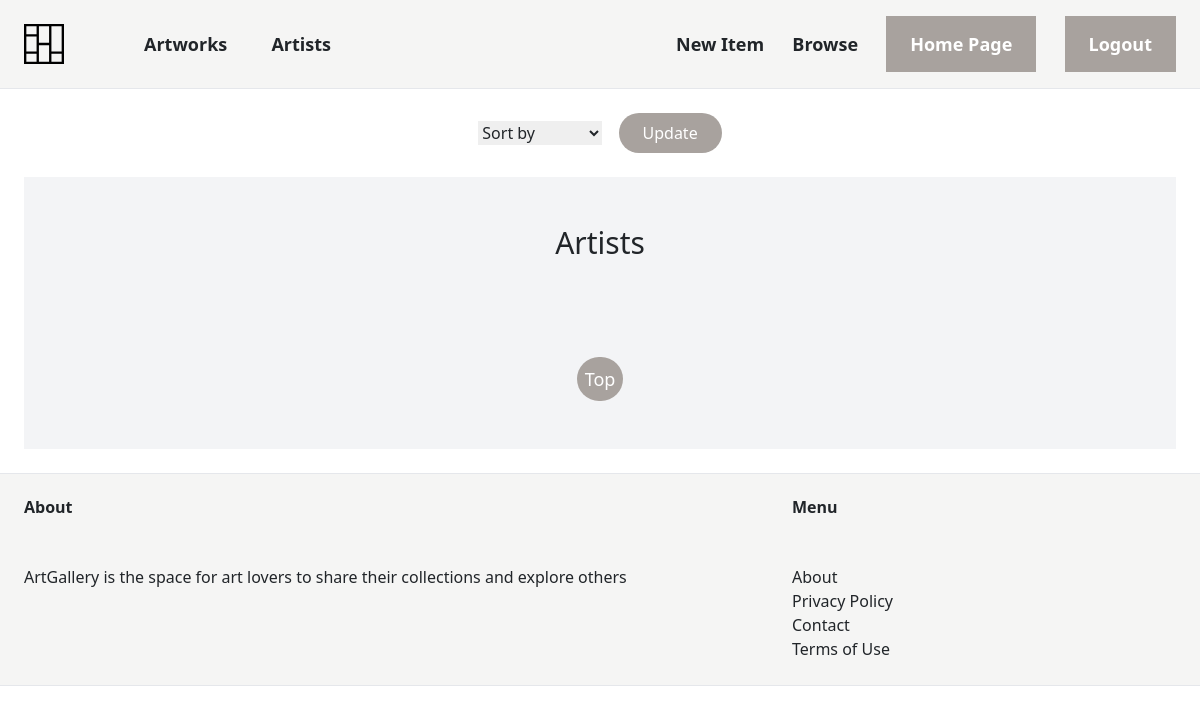
Before: /artwork/all_artists/ (signed in) with the older database file.
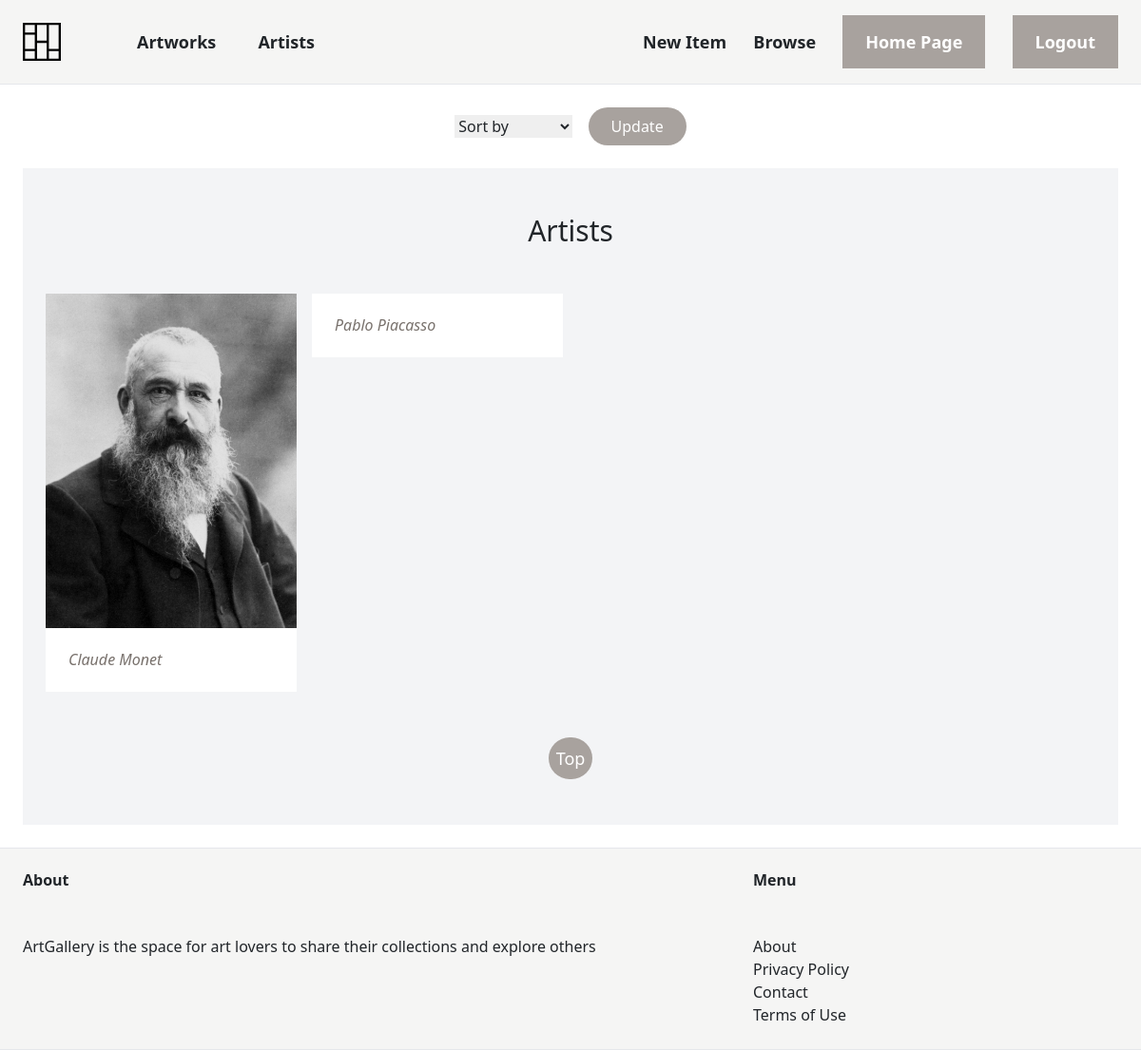
After: the same page with the newer database file.
### artwork/models.py (models this page shows, shortened)
class Artist(models.Model):
    name = models.CharField(max_length=255)
    surname = models.CharField(max_length=255)
    bio = models.TextField(blank=True)
    date_of_birth = models.DateField()
    photo = models.ImageField(upload_to='artists/', blank=True)

### artwork/views.py (the view)
# urls.py: path('all_artists/', views.all_artists, name = 'all_artists'),
def all_artists(request):
    if request.user.is_authenticated:
        sort_param = request.GET.get('filter', 'name')  # Get the sorting parameter from the URL query string, defaulting to 'name'
        if sort_param == 'name':
            artists = Artist.objects.all().order_by('name')
        elif sort_param == '-name':
            artists = Artist.objects.all().order_by('-name')
        elif sort_param == 'birthday':
            artists = Artist.objects.all().order_by('date_of_birth')
        elif sort_param == '-birthday':
            artists = Artist.objects.all().order_by('-date_of_birth')
        else:
            artists = Artist.objects.all()
        return render(request, 'artwork/all_artists.html', {'artists': artists, 'sort_param': sort_param})
    else:
        return redirect('accounts:login')

### artwork/templates/artwork/all_artists.html (shortened to what this page needs)
{% extends 'core/base.html' %}
{% block content %}
<div class=" flex justify-center">
    <div >
        <form action="" method="GET">
          <div>
            <select name="filter" id="">
              <option value="" disabled selected>Sort by</option>
            </select>
            <button type="submit" class="ml-3 bg-stone-400 text-white px-4 py-2 rounded-3xl">Update</button>
        </form>
    </div>
    </div>
</div>
<div class="mt-6 px-6 py-12 bg-gray-100">
  <h1 class="mb-12 text-3xl text-center">Artists</h1>
  <div class="grid grid-cols-4 gap-3 justify-center">
    {% for artist in artists %}
    <div>
      <a href="{% url 'artwork:artist' artist.id %}" class="">
        <div >
          {% if artist.photo %}
          <img src="{{ artist.photo.url }}" alt="">
          {% else %}
          <p>No photo available</p>
          {% endif %}
        </div>
        <div class="p-6 bg-white">
          <h3 class="text-l italic text-stone-500">{{ artist.name }} {{ artist.surname }} </h3>
        </div>
      </a>
    </div>
    {% endfor %}
  </div>
  <div class="flex justify-center mt-12">
    <a href="#" class=" p-2 text-lg bg-stone-400 text-white hover:bg-stone-500 rounded-3xl">Top</a>
  </div>
</div>
{% endblock %}

Changed rows visible on the page:
added Artist: photo (picture), name "Claude", surname "Monet"
added Artist: name "Pablo", surname "Piacasso"
